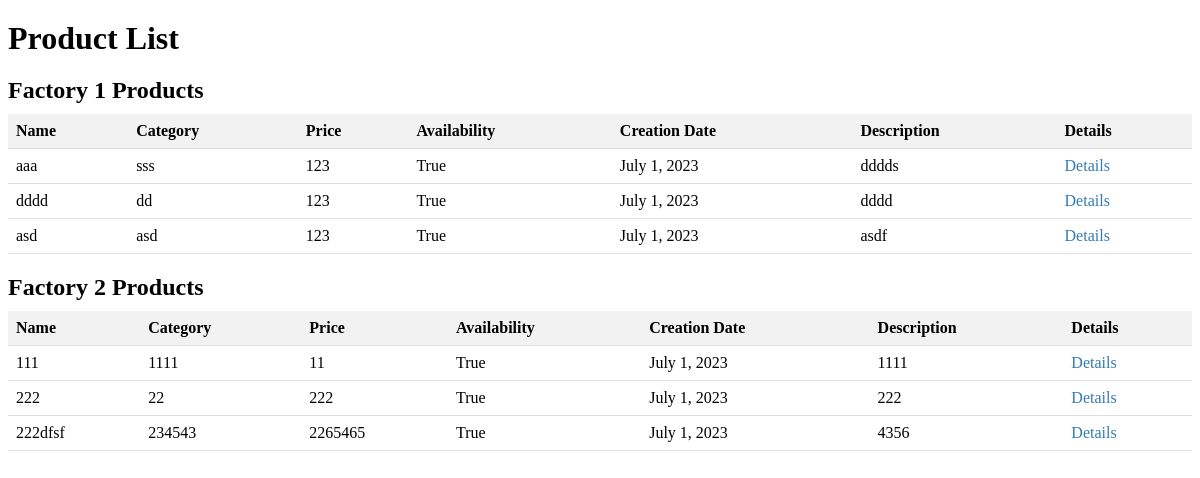
The page / on the database its author committed.
### factory1/models.py (models this page shows, shortened)
class ConfectioneryFactoryproduct1(models.Model):
    name = models.CharField(max_length=255)
    category = models.CharField(max_length=100)
    price = models.PositiveIntegerField()
    availability = models.BooleanField(default=True)
    creation_date = models.DateField(auto_now_add=True)
    description = models.TextField()
    def get_absolute_url(self):
        return reverse('factory1:product_detail', args=(self.pk, ))

### factory2/models.py (models this page shows, shortened)
class ConfectioneryFactoryproduct2(models.Model):
    name = models.CharField(max_length=255)
    category = models.CharField(max_length=100)
    price = models.PositiveIntegerField()
    availability = models.BooleanField(default=True)
    creation_date = models.DateField(auto_now_add=True)
    description = models.TextField()

### factory1/views.py (the view)
# urls.py: path('',product_list),
def product_list(request):
    factory2_products = ConfectioneryFactoryproduct2.objects.all()
    factory1_products = ConfectioneryFactoryproduct1.objects.all()
    return render(request, 'index.html', context={'factory2_products': factory2_products,'factory1_products': factory1_products})

### templates/index.html (shortened to what this page needs)
<!DOCTYPE html>
<html>
<head>
</head>
<body>
    <h1>Product List</h1>
    <h2>Factory 1 Products</h2>
    <table>
        <thead>
            <tr>
                <th>Name</th>
                <th>Category</th>
                <th>Price</th>
                <th>Availability</th>
                <th>Creation Date</th>
                <th>Description</th>
                <th>Details</th>
            </tr>
        </thead>
        <tbody>
            {% for product in factory1_products %}
            <tr>
                <td>{{ product.name }}</td>
                <td>{{ product.category }}</td>
                <td>{{ product.price }}</td>
                <td>{{ product.availability }}</td>
                <td>{{ product.creation_date }}</td>
                <td>{{ product.description }}</td>
                <td><a href="{{ product.get_absolute_url }}">Details</a></td>
            </tr>
            {% endfor %}
        </tbody>
    </table>
    <h2>Factory 2 Products</h2>
    <table>
        <thead>
            <tr>
                <th>Name</th>
                <th>Category</th>
                <th>Price</th>
                <th>Availability</th>
                <th>Creation Date</th>
                <th>Description</th>
                <th>Details</th>
            </tr>
        </thead>
        <tbody>
            {% for product in factory2_products %}
            <tr>
                <td>{{ product.name }}</td>
                <td>{{ product.category }}</td>
                <td>{{ product.price }}</td>
                <td>{{ product.availability }}</td>
                <td>{{ product.creation_date }}</td>
                <td>{{ product.description }}</td>
                <td><a href="{% url 'factory2:product_detail1' product.id %}">Details</a></td>
            </tr>
            {% endfor %}
        </tbody>
    </table>
</body>
</html>

### templates/index.html (style rules this page uses)
table { border-collapse: collapse; width: 100%; }
th, td { padding: 8px; text-align: left; border-bottom: 1px solid #ddd; }
th { background-color: #f2f2f2; }
h1, h2 { margin-top: 20px; margin-bottom: 10px; }
a { color: #337ab7; text-decoration: none; transition: color 0.3s; }

### rows shown on the page
ConfectioneryFactoryproduct1: name "aaa", category "sss", price "123", availability "True", creation_date "July 1, 2023", description "dddds"
ConfectioneryFactoryproduct1: name "dddd", category "dd", price "123", availability "True", creation_date "July 1, 2023", description "dddd"
ConfectioneryFactoryproduct1: name "asd", category "asd", price "123", availability "True", creation_date "July 1, 2023", description "asdf"
ConfectioneryFactoryproduct2: name "111", category "1111", price "11", availability "True", creation_date "July 1, 2023", description "1111"
ConfectioneryFactoryproduct2: name "222", category "22", price "222", availability "True", creation_date "July 1, 2023", description "222"
ConfectioneryFactoryproduct2: name "222dfsf", category "234543", price "2265465", availability "True", creation_date "July 1, 2023", description "4356"
